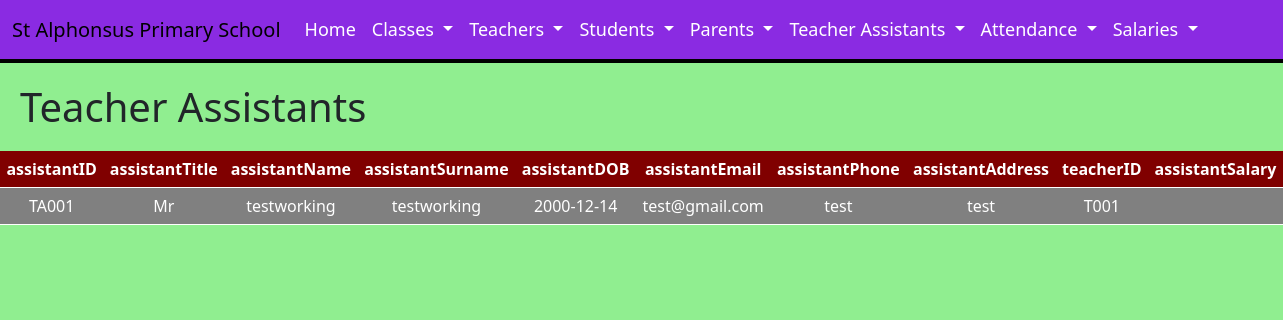
The page /DigitalWebsite/ViewTeacherassistantHTML.php on the database its author committed.
### tables this page shows
CREATE TABLE `teacherassistants` (
  `assistantID` varchar(50) NOT NULL,
  `assistantTitle` varchar(50) DEFAULT NULL,
  `assistantName` varchar(50) DEFAULT NULL,
  `assistantSurname` varchar(50) DEFAULT NULL,
  `assistantDOB` date DEFAULT NULL,
  `assistantEmail` varchar(100) DEFAULT NULL,
  `assistantPhone` varchar(50) DEFAULT NULL,
  `assistantAddress` varchar(100) DEFAULT NULL,
  `teacherID` varchar(50) DEFAULT NULL,
  `assistantSalary` varchar(50) DEFAULT NULL
);

### DigitalWebsite/ViewTeacherassistant.php (the view, shortened to what this page needs)
<?php
$servername = "127.0.0.1";
$username = "root";
$password = "";
$database = "school";
$conn = new mysqli($servername, $username, $password, $database);
   $query = "SELECT assistantID, assistantTitle, assistantName, assistantSurname, assistantDOB,
   assistantEmail, assistantPhone, assistantAddress, teacherID, assistantSalary FROM teacherassistants";
   $result = mysqli_query($conn, $query);
   while ($row = mysqli_fetch_assoc($result)) {
       echo "<tr>";
       echo "<td>" . $row['assistantID'] . "</td>";
       echo "<td>" . $row['assistantTitle'] . "</td>";
       echo "<td>" . $row['assistantName'] . "</td>";
       echo "<td>" . $row['assistantSurname'] . "</td>";
       echo "<td>" . $row['assistantDOB'] . "</td>";
       echo "<td>" . $row['assistantEmail'] . "</td>";
       echo "<td>" . $row['assistantPhone'] . "</td>";
       echo "<td>" . $row['assistantAddress'] . "</td>";
       echo "<td>" . $row['teacherID'] . "</td>";
       echo "<td>" . $row['assistantSalary'] . "</td>";
       echo "</tr>";
   }
?>

### DigitalWebsite/ViewTeacherassistantHTML.php (style rules this page uses)
body { margin: 0; padding: 0; background-color: lightgreen; }
th, td { padding: 6px; color: white; text-align: center; }
tr { background-color: grey; border-bottom: 1px solid white; }

### rows shown on the page
teacherassistants: assistantID "TA001", assistantTitle "Mr", assistantName "testworking", assistantSurname "testworking", assistantDOB "2000-12-14", assistantEmail "test@gmail.com", assistantPhone "test", assistantAddress "test", teacherID "T001"
